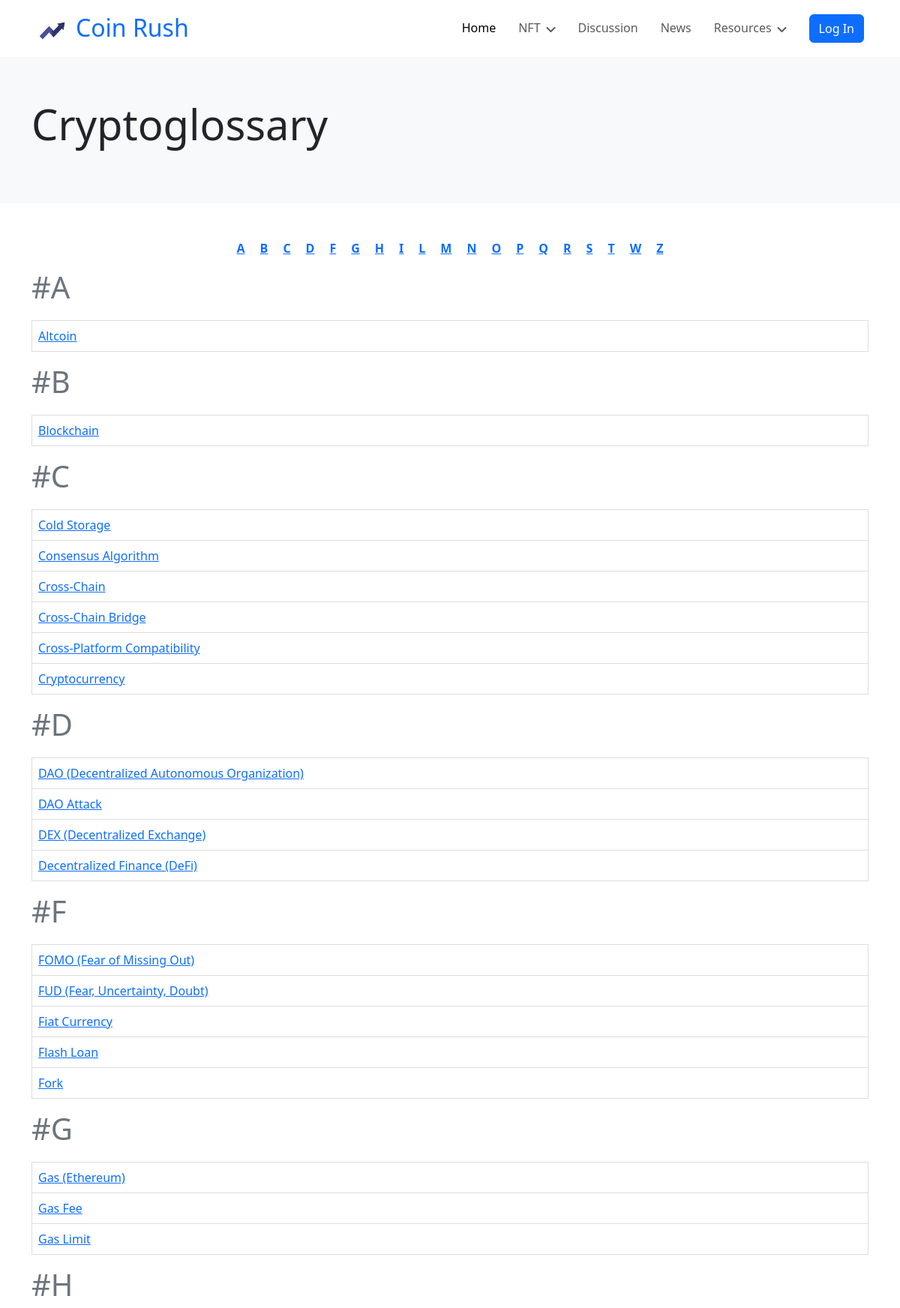
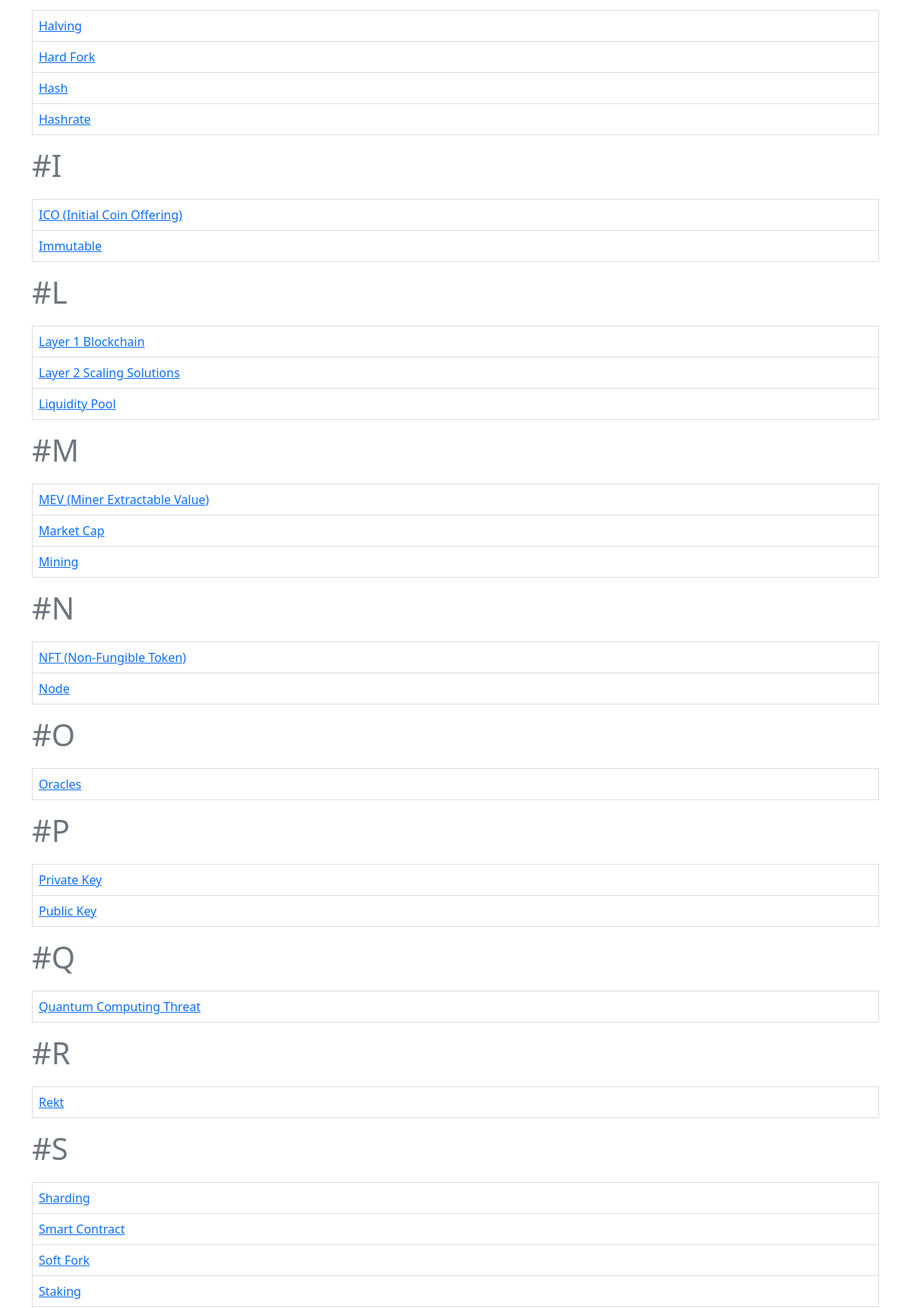
Screenshot of /glossary/ (upper part) with the database file from the repository (2 pictures, top to bottom).
### coinRush/models.py (models this page shows, shortened)
class GlossaryTerm(models.Model):
    term = models.CharField(max_length=100, unique=True)
    definition = models.TextField()

### coinRush/views.py (the view)
# urls.py: path("glossary/", views.glossary, name="glossary"),
def glossary(request):
    terms = GlossaryTerm.objects.order_by("term")
    return render(request, "Glossary/Terms.html", {"terms": terms})

### coinRush/templates/Glossary/Terms.html (shortened to what this page needs)
{% extends "Base/base.html" %}
{% load static %}
{% block extraHead %}
    <link rel="stylesheet" href="{% static 'css/glossary.css' %}">
{% endblock extraHead %}
{% block banner %}
     <div class="container-fluid hero-header bg-light py-2 mb-5">
        <div class="container py-5">
            <div class="row g-5 align-items-center">
                <div class="col-lg-9">
                    <h1 class="display-4 mb-3 animated slideInDown">Cryptoglossary</h1>
                </div>
                <div class="col-lg-3 animated fadeIn">
                </div>
            </div>
        </div>
    </div>
{% endblock %}
{% block content %}
<div class="container">
<div class=" container alphabet-navigation">
    <ul>
        {% regroup terms by term|first as term_grouped %}
        {% for group in term_grouped %}
            <li ><a href="#{{ group.grouper }}" class="text-link text-underline">{{ group.grouper }}</a></li>
        {% endfor %}
    </ul>
</div>
{% regroup terms by term|first as term_grouped %}
{% for group in term_grouped %}
    <span>
    <h1 id="{{ group.grouper }}" class="text-secondary">#{{ group.grouper }}</h1></span>
    <table class="table">
        <tbody>
            {% for term in group.list %}
                <tr class="rounded">
                    <td><a href="{% url 'term_detail' term_id=term.id %}" class="text-link">{{ term.term }}</a></td>
                </tr>
            {% endfor %}
        </tbody>
    </table>
{% endfor %}
</div>
{% endblock %}

### coinRush/static/css/glossary.css (style rules this page uses)
body { flex-direction: column; align-items: center; justify-content: center; min-height: 100vh; margin: 0; }
.alphabet-navigation { margin-top: 10px; }
.alphabet-navigation ul { list-style: none; padding: 0; display: flex; justify-content: center; }
.alphabet-navigation li { margin: 0 10px; }
.alphabet-navigation a { text-decoration: underline; font-weight: bold; transition: transform 0.3s; display: inline-block; }
table { width: 80%; border-collapse: collapse; margin-top: 20px; margin-left: auto; margin-right: auto; }
th, td { border: 1px solid #dddddd; text-align: left; padding: 8px; }

### rows the page displays
GlossaryTerm: term "Altcoin"
GlossaryTerm: term "Blockchain"
GlossaryTerm: term "Cold Storage"
GlossaryTerm: term "Consensus Algorithm"
GlossaryTerm: term "Cross-Chain"
GlossaryTerm: term "Cross-Chain Bridge"
GlossaryTerm: term "Cross-Platform Compatibility"
GlossaryTerm: term "Cryptocurrency"
GlossaryTerm: term "DAO (Decentralized Autonomous Organization)"
GlossaryTerm: term "DAO Attack"
GlossaryTerm: term "DEX (Decentralized Exchange)"
GlossaryTerm: term "Decentralized Finance (DeFi)"
GlossaryTerm: term "FOMO (Fear of Missing Out)"
GlossaryTerm: term "FUD (Fear, Uncertainty, Doubt)"
GlossaryTerm: term "Fiat Currency"
GlossaryTerm: term "Flash Loan"
GlossaryTerm: term "Fork"
GlossaryTerm: term "Gas (Ethereum)"
GlossaryTerm: term "Gas Fee"
GlossaryTerm: term "Gas Limit"
GlossaryTerm: term "Halving"
GlossaryTerm: term "Hard Fork"
GlossaryTerm: term "Hash"
GlossaryTerm: term "Hashrate"
GlossaryTerm: term "ICO (Initial Coin Offering)"
GlossaryTerm: term "Immutable"
GlossaryTerm: term "Layer 1 Blockchain"
GlossaryTerm: term "Layer 2 Scaling Solutions"
GlossaryTerm: term "Liquidity Pool"
GlossaryTerm: term "MEV (Miner Extractable Value)"
GlossaryTerm: term "Market Cap"
GlossaryTerm: term "Mining"
GlossaryTerm: term "NFT (Non-Fungible Token)"
GlossaryTerm: term "Node"
GlossaryTerm: term "Oracles"
GlossaryTerm: term "Private Key"
GlossaryTerm: term "Public Key"
GlossaryTerm: term "Quantum Computing Threat"
GlossaryTerm: term "Rekt"
GlossaryTerm: term "Sharding"
GlossaryTerm: term "Smart Contract"
GlossaryTerm: term "Soft Fork"
GlossaryTerm: term "Staking"

### other values shown
{{ group.grouper }} "A" "B" "C" "D" "F" "G" "H" "I" "L" "M" "N" "O" "P" "Q" "R" "S" "T" "W" "Z"
{{ group.grouper }} "A" "B" "C" "D" "F" "G" "H" "I" "L" "M" "N" "O" "P" "Q" "R" "S"
